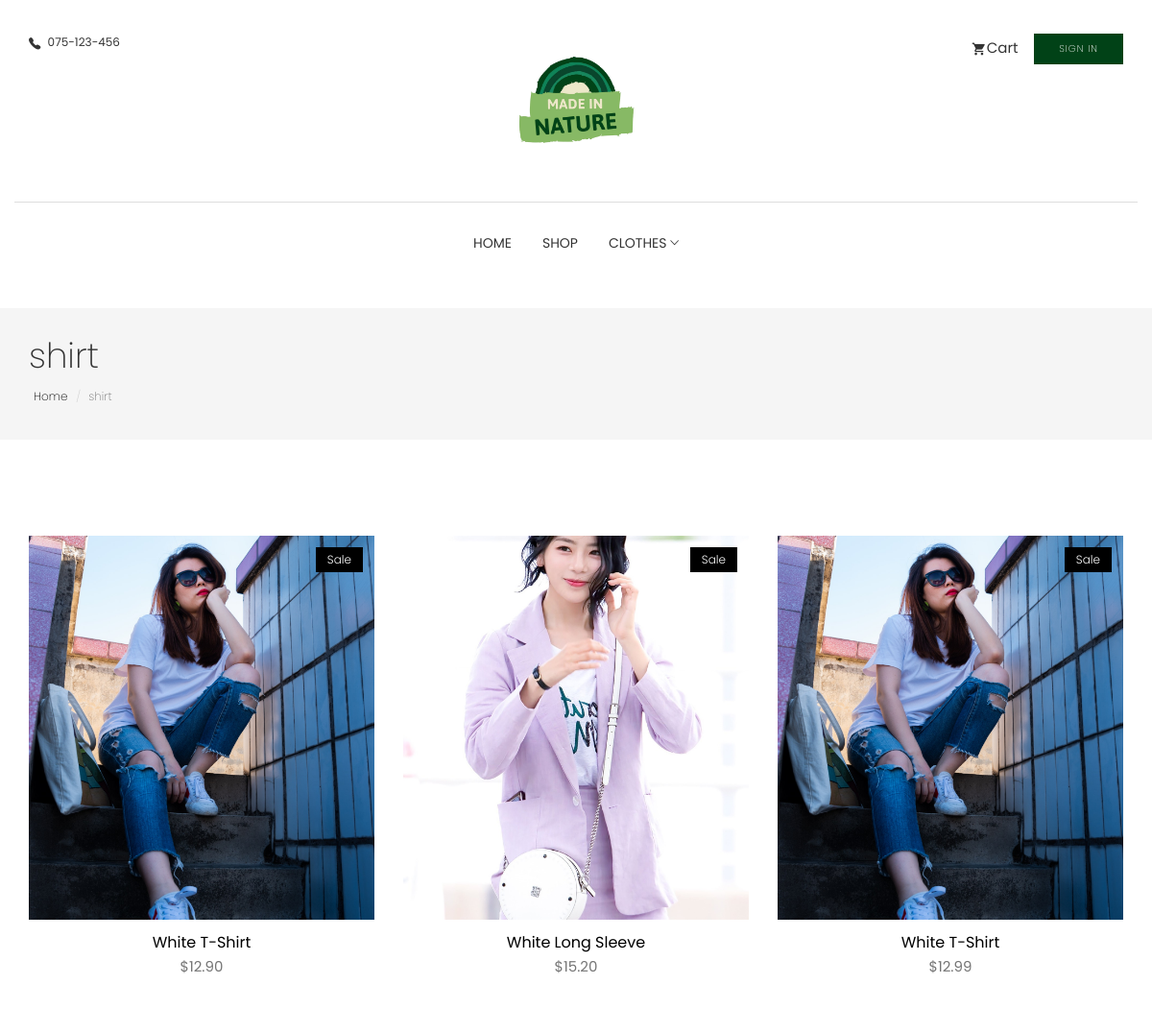
The page /search/shirt/ on the database its author committed.
### store/models.py (models this page shows, shortened)
class Category(models.Model):
    name = models.CharField(max_length=255, db_index=True)
    slug = models.CharField(max_length=255, unique=True)
    class Meta:
        verbose_name_plural = 'categories'
    def get_absolute_url(self):
        return reverse('store:category_list', args=[self.slug])

class Product(models.Model):
    category = models.ForeignKey(Category, related_name='product', on_delete=models.CASCADE)
    created_by = models.ForeignKey(settings.AUTH_USER_MODEL, on_delete=models.CASCADE, related_name='product_creator')
    title = models.CharField(max_length=255)
    author = models.CharField(max_length=255, default='admin')
    description = models.TextField(blank=True)
    image = models.ImageField(upload_to='images/', default='images/defaults.jpg')
    slug = models.SlugField(max_length=255)
    price = models.DecimalField(max_digits=4, decimal_places=2)
    in_stock = models.BooleanField(default=True)
    is_active = models.BooleanField(default=True)
    created = models.DateTimeField(auto_now_add=True)
    updated = models.DateTimeField(auto_now=True)
    objects = models.Manager()
    products = ProductManager()
    class Meta:
        verbose_name_plural = 'Products'
        ordering = ('-created',)

### store/views.py (the view)
# urls.py: path('search/<slug:category_slug>/', views.category_list, name='category_list'),
def category_list(request, category_slug):
    category = get_object_or_404(Category, slug=category_slug)
    products = Product.objects.filter(category=category)
    return render(request, 'store/products/category.html', {'category': category, 'products': products})

### basket/basket.py (called while the page is built)
    def __len__(self):
        return sum(item['qty'] for item in self.basket.values())

    def get_total_price(self):
        subtotal = sum(Decimal(item['price']) * item['qty'] for item in self.basket.values())
        if subtotal == 0:
            shipping = Decimal(0.00)
        else:
            shipping = Decimal(11.50)
        total = subtotal + Decimal(shipping)
        return total

### basket/context_processors.py (called while the page is built)
def basket(request):
    basket = Basket(request)
    total_price = basket.get_total_price()
    return {'basket': basket, 'basket_total_price': total_price}

### store/context_processors.py (called while the page is built)
def categories(request):
    return {
        'categories': Category.objects.all()
    }

### templates/store/products/category.html (shortened to what this page needs)
{% extends "../base.html" %}
{% load static %}
{% block content %}
<section class="page-header">
  <div class="container">
    <div class="row">
      <div class="col-md-12">
        <div class="content">
          <h1 class="page-name">{{ category.name }}</h1>
          <ol class="breadcrumb">
            <li><a href="index.html">Home</a></li>
            <li class="active">{{ category.name }}</li>
          </ol>
        </div>
      </div>
    </div>
  </div>
</section>
<section class="products section">
  <div class="container">
    <div class="row">
      {% if not products %}
      <div class="col-12">
        <div class="title text-center">
          <h4>There are currently no products active</h4>
        </div>
      </div>
      {% else %}
      {% for product in products %}
      <div class="col-md-4">
        <div class="product-item">
          <div class="product-thumb">
            <span class="bage">Sale</span>
            <img class="img-responsive" src="{{ product.image.url }}" alt="product-img" />
          </div>
          <div class="product-content">
            <h4><a href="product-single.html">{{ product.title }}</a></h4>
            <p class="price">${{ product.price }}</p>
          </div>
        </div>
      </div>
      {% endfor %}
      {% endif %}
    </div>
  </div>
</section>
{% endblock %}

### static/css/style.css (style rules this page uses)
body { line-height: 1.5; font-family: "Poppins", sans-serif; -webkit-font-smoothing: antialiased; }
p { font-family: "Poppins", sans-serif; color: #757575; font-size: 15px; }
h1, h2, h3, h4, h5, h6 { font-family: "Poppins", sans-serif; }
h1, h2, h3, h4, h5, h6 { font-weight: 400; }
ol, ul { margin: 0; padding: 0; list-style: none; }
a, a:focus, a:hover { text-decoration: none; outline: 0; color: #004217fe; }
.section { padding: 80px 0; }
.page-header { background: #f5f5f5; margin-top: 20px; border-bottom: none; padding: 30px 0; }
.page-header h1 { font-weight: 200; margin: 0 0 6px 0; }
.page-header .breadcrumb { background: transparent; padding: 5px; margin: 0; }
.page-header .breadcrumb li { font-weight: 200; font-size: 12px; }
.page-header .breadcrumb li a { color: #000; }
.product-item { margin-bottom: 30px; }
.product-item .product-thumb { position: relative; }
.product-item .product-thumb img { width: 100%; height: auto; }
.product-item .product-thumb .bage { position: absolute; top: 12px; right: 12px; background: #000; color: #fff; font-size: 12px; padding: 4px 12px; font-weight: 300; display: inline-block; }
.product-item .product-thumb:before { transition: .3s all; opacity: 0; background: rgba(0, 0, 0, 0.6); content: ''; position: absolute; top: 0; right: 0; left: 0; bottom: 0; }
.product-item .product-content { text-align: center; }
.product-item .product-content h4 { font-size: 16px; font-weight: 400; margin-top: 15px; margin-bottom: 6px; }
.product-item .product-content h4 a { color: #000; }

### templates/store/products/category.html (style rules this page uses)
.img-responsive { max-height: 60vh; object-fit: cover; }
@media only screen and (max-width: 1280px) { .img-responsive { max-height: 50vh; object-fit: cover; } }

### rows shown on the page
Category: name "shirt"
Product: image (picture), title "White T-Shirt", price "12.90"
Product: image (placeholder picture), title "White Long Sleeve", price "15.20"
Product: image (picture), title "White T-Shirt", price "12.99"
